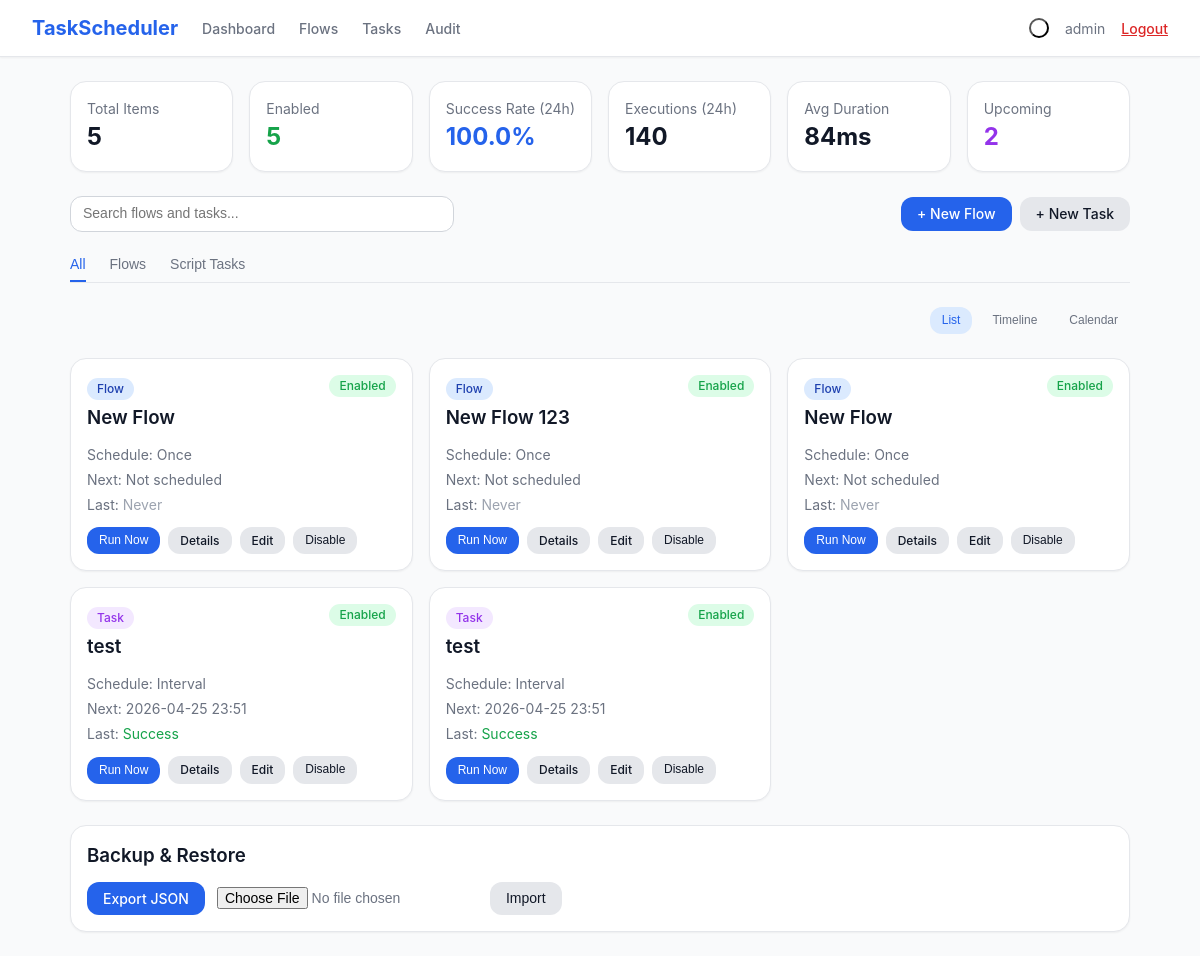
Page / (signed in) on the earlier database version.
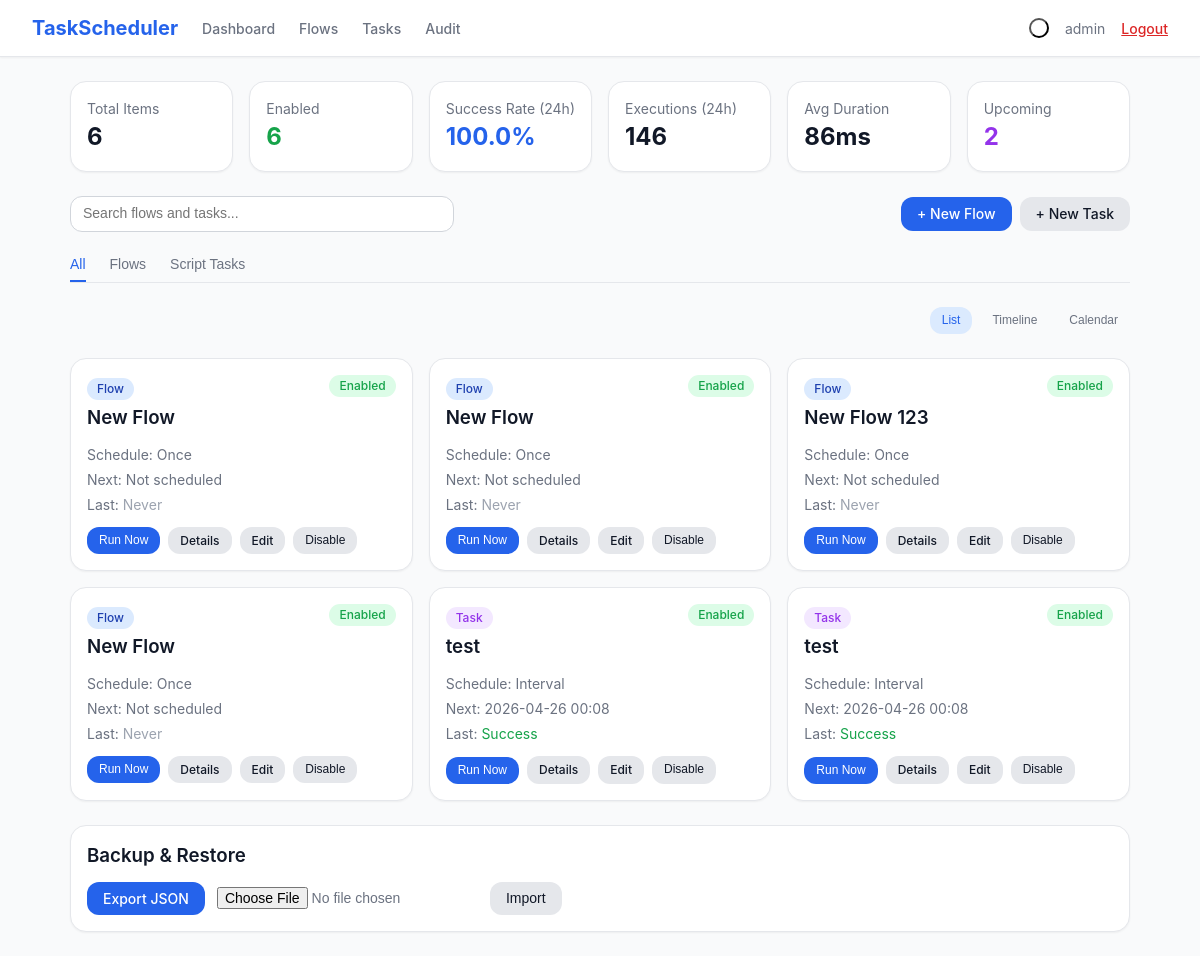
Same page on the later database version.
### models.py (models this page shows, shortened)
class Flow(db.Model):
    __tablename__ = 'flows'
    id = db.Column(db.Integer, primary_key=True)
    name = db.Column(db.String(200), nullable=False)
    schedule_type = db.Column(db.String(50), nullable=False)
    schedule_config = db.Column(db.Text, default='{}')
    enabled = db.Column(db.Boolean, default=True)
    nodes = db.Column(db.Text, default='[]')
    connections = db.Column(db.Text, default='[]')
    timeout_seconds = db.Column(db.Integer, default=30)
    max_retries = db.Column(db.Integer, default=0)
    last_run_time = db.Column(db.DateTime, nullable=True)
    last_run_status = db.Column(db.String(20), nullable=True)
    last_run_output = db.Column(db.Text, nullable=True)
    last_run_node_errors = db.Column(db.Text, default='{}')
    next_run_time = db.Column(db.DateTime, nullable=True)
    created_at = db.Column(db.DateTime, default=datetime.utcnow)
    updated_at = db.Column(db.DateTime, default=datetime.utcnow, onupdate=datetime.utcnow)

class Task(db.Model):
    __tablename__ = 'tasks'
    id = db.Column(db.Integer, primary_key=True)
    name = db.Column(db.String(200), nullable=False)
    script_path = db.Column(db.String(500), nullable=True)
    schedule_type = db.Column(db.String(50), nullable=False)
    schedule_config = db.Column(db.Text, default='{}')
    enabled = db.Column(db.Boolean, default=True)
    timeout_seconds = db.Column(db.Integer, default=30)
    env_vars = db.Column(db.Text, default='{}')
    cli_args = db.Column(db.Text, default='')
    tags = db.Column(db.String(500), default='')
    max_retries = db.Column(db.Integer, default=0)
    max_instances = db.Column(db.Integer, default=1)
    last_run_time = db.Column(db.DateTime, nullable=True)
    last_run_status = db.Column(db.String(20), nullable=True)
    last_run_output = db.Column(db.Text, nullable=True)
    next_run_time = db.Column(db.DateTime, nullable=True)
    created_at = db.Column(db.DateTime, default=datetime.utcnow)
    updated_at = db.Column(db.DateTime, default=datetime.utcnow, onupdate=datetime.utcnow)

### app.py (the view)
@app.route('/')
@login_required
def dashboard():
    total_items = Task.query.count() + Flow.query.count()
    enabled_items = Task.query.filter_by(enabled=True).count() + Flow.query.filter_by(enabled=True).count()
    last_24h = datetime.utcnow() - timedelta(hours=24)
    recent_logs = ExecutionLog.query.filter(ExecutionLog.run_time >= last_24h).all()
    success_count = sum(1 for l in recent_logs if l.status == 'success')
    total_recent = len(recent_logs)
    success_rate = round((success_count / total_recent * 100), 1) if total_recent > 0 else 0
    avg_duration = 0
    if recent_logs:
        durations = [l.duration_ms for l in recent_logs if l.duration_ms]
        avg_duration = round(sum(durations) / len(durations), 0) if durations else 0
    upcoming_tasks = Task.query.filter(Task.next_run_time >= datetime.utcnow()).order_by(Task.next_run_time).limit(5).all()
    upcoming_flows = Flow.query.filter(Flow.next_run_time >= datetime.utcnow()).order_by(Flow.next_run_time).limit(5).all()
    all_tasks = Task.query.order_by(Task.created_at.desc()).all()
    all_flows = Flow.query.order_by(Flow.created_at.desc()).all()
    calendar_tasks = Task.query.filter(Task.enabled == True, Task.next_run_time != None).all()
    calendar_flows = Flow.query.filter(Flow.enabled == True, Flow.next_run_time != None).all()
    return render_template('dashboard.html',
        total_items=total_items,
        enabled_items=enabled_items,
        success_rate=success_rate,
        executions_24h=total_recent,
        avg_duration=int(avg_duration),
        upcoming_tasks=upcoming_tasks,
        upcoming_flows=upcoming_flows,
        tasks=all_tasks,
        flows=all_flows,
        calendar_tasks=calendar_tasks,
        calendar_flows=calendar_flows
    )

### app.py (called while the page is built)
def login_required(f):
    @wraps(f)
    def decorated_function(*args, **kwargs):
        if 'user_id' not in session:
            if request.is_json or request.path.startswith('/api/'):
                return jsonify({'error': 'Unauthorized'}), 401
            return redirect(url_for('login'))
        return f(*args, **kwargs)
    return decorated_function

### templates/dashboard.html (shortened to what this page needs)
{% extends "base.html" %}
{% block content %}
<div class="space-y-6">
    <div class="grid grid-2 md-grid-3 lg-grid-6 gap-4">
        <div class="card p-4">
            <div class="text-sm text-muted">Total Items</div>
            <div class="text-2xl font-bold text-body">{{ total_items }}</div>
        </div>
        <div class="card p-4">
            <div class="text-sm text-muted">Enabled</div>
            <div class="text-2xl font-bold text-green">{{ enabled_items }}</div>
        </div>
        <div class="card p-4">
            <div class="text-sm text-muted">Success Rate (24h)</div>
            <div class="text-2xl font-bold text-primary">{{ success_rate }}%</div>
        </div>
        <div class="card p-4">
            <div class="text-sm text-muted">Executions (24h)</div>
            <div class="text-2xl font-bold text-body">{{ executions_24h }}</div>
        </div>
        <div class="card p-4">
            <div class="text-sm text-muted">Avg Duration</div>
            <div class="text-2xl font-bold text-body">{{ avg_duration }}ms</div>
        </div>
        <div class="card p-4">
            <div class="text-sm text-muted">Upcoming</div>
            <div class="text-2xl font-bold text-purple">{{ upcoming_tasks|length + upcoming_flows|length }}</div>
        </div>
    </div>
    <div class="flex flex-col sm-flex-row gap-4 items-center justify-between">
        <div class="relative w-full sm-w-96">
            <input type="text" id="searchInput" placeholder="Search flows and tasks..."
                class="form-input pl-10"
                onkeyup="handleSearch(this.value)">
        </div>
        <div class="flex gap-2">
            <a href="{{ url_for('flow_new') }}" class="btn btn-primary">+ New Flow</a>
            <a href="{{ url_for('task_new') }}" class="btn btn-secondary">+ New Task</a>
        </div>
    </div>
    <div class="tabs">
        <button onclick="switchTab('all')" id="tab-all" class="tab active">All</button>
        <button onclick="switchTab('flows')" id="tab-flows" class="tab">Flows</button>
        <button onclick="switchTab('tasks')" id="tab-tasks" class="tab">Script Tasks</button>
    </div>
    <div class="flex justify-end gap-2">
        <button onclick="switchView('list')" id="view-list" class="btn btn-sm" style="background:var(--bg-primary-100);color:var(--text-primary)">List</button>
        <button onclick="switchView('timeline')" id="view-timeline" class="btn btn-ghost btn-sm">Timeline</button>
        <button onclick="switchView('calendar')" id="view-calendar" class="btn btn-ghost btn-sm">Calendar</button>
    </div>
    <div id="view-list-content" class="view-content">
        <div class="grid grid-2 lg-grid-3 gap-4" id="itemsGrid">
            {% for flow in flows %}
            <div class="card p-4 item-card" data-type="flow" data-name="{{ flow.name|lower }}">
                <div class="flex items-start justify-between mb-3">
                    <div>
                        <span class="badge badge-blue">Flow</span>
                        <h3 class="font-semibold text-body mt-1">{{ flow.name }}</h3>
                    </div>
                    <span class="badge {% if flow.enabled %}badge-green{% else %}badge-gray{% endif %}">
                        {{ 'Enabled' if flow.enabled else 'Disabled' }}
                    </span>
                </div>
                <div class="text-sm text-muted space-y-1 mb-3">
                    <div>Schedule: {{ flow.schedule_type|title }}</div>
                    <div>Next: {{ flow.next_run_time.strftime('%Y-%m-%d %H:%M') if flow.next_run_time else 'Not scheduled' }}</div>
                    <div>Last: <span class="{% if flow.last_run_status == 'success' %}text-green{% elif flow.last_run_status == 'failed' %}text-red{% else %}text-light{% endif %}">{{ flow.last_run_status|title if flow.last_run_status else 'Never' }}</span></div>
                </div>
                <div class="flex gap-2 flex-wrap">
                    <button onclick="runFlow({{ flow.id }})" class="btn btn-primary btn-sm">Run Now</button>
                    <a href="{{ url_for('flow_detail', id=flow.id) }}" class="btn btn-secondary btn-sm">Details</a>
                    <a href="{{ url_for('flow_edit', id=flow.id) }}" class="btn btn-secondary btn-sm">Edit</a>
                    <button onclick="toggleFlow({{ flow.id }}, this)" class="btn btn-secondary btn-sm">{{ 'Disable' if flow.enabled else 'Enable' }}</button>
                </div>
            </div>
            {% endfor %}
            {% for task in tasks %}
            <div class="card p-4 item-card" data-type="task" data-name="{{ task.name|lower }}">
                <div class="flex items-start justify-between mb-3">
                    <div>
                        <span class="badge badge-purple">Task</span>
                        <h3 class="font-semibold text-body mt-1">{{ task.name }}</h3>
                    </div>
                    <span class="badge {% if task.enabled %}badge-green{% else %}badge-gray{% endif %}">
                        {{ 'Enabled' if task.enabled else 'Disabled' }}
                    </span>
                </div>
                <div class="text-sm text-muted space-y-1 mb-3">
                    <div>Schedule: {{ task.schedule_type|title }}</div>
                    <div>Next: {{ task.next_run_time.strftime('%Y-%m-%d %H:%M') if task.next_run_time else 'Not scheduled' }}</div>
                    <div>Last: <span class="{% if task.last_run_status == 'success' %}text-green{% elif task.last_run_status == 'failed' %}text-red{% else %}text-light{% endif %}">{{ task.last_run_status|title if task.last_run_status else 'Never' }}</span></div>
                </div>
                <div class="flex gap-2 flex-wrap">
                    <form method="POST" action="{{ url_for('task_run', id=task.id) }}" class="inline">
                        <button type="submit" class="btn btn-primary btn-sm">Run Now</button>
                    </form>
                    <a href="{{ url_for('task_detail', id=task.id) }}" class="btn btn-secondary btn-sm">Details</a>
                    <a href="{{ url_for('task_edit', id=task.id) }}" class="btn btn-secondary btn-sm">Edit</a>
                    <button onclick="toggleTask({{ task.id }}, this)" class="btn btn-secondary btn-sm">{{ 'Disable' if task.enabled else 'Enable' }}</button>
                </div>
            </div>
            {% endfor %}
        </div>
    </div>
    <div class="card p-4">
        <h3 class="font-semibold text-body mb-3">Backup & Restore</h3>
        <div class="flex gap-3 flex-wrap">
            <a href="{{ url_for('export_data') }}" class="btn btn-primary">Export JSON</a>
            <form method="POST" action="{{ url_for('import_data') }}" enctype="multipart/form-data" class="flex items-center gap-2">
                <input type="file" name="file" accept=".json" required class="text-sm text-muted">
                <button type="submit" class="btn btn-secondary">Import</button>
            </form>
        </div>
    </div>
</div>
{% endblock %}

### templates/base.html (shortened to what this page needs)
<!DOCTYPE html>
<html lang="en" class="{% if request.cookies.get('theme') == 'dark' %}dark{% endif %}">
<head>
    <link rel="stylesheet" href="{{ url_for('static', filename='css/style.css') }}">
</head>
<body class="page">
    {% if session.user_id %}
    <nav class="navbar">
        <div class="container flex items-center justify-between h-14">
            <div class="flex items-center gap-6">
                <a href="{{ url_for('dashboard') }}" class="nav-brand">TaskScheduler</a>
                <a href="{{ url_for('dashboard') }}" class="nav-link">Dashboard</a>
                <a href="{{ url_for('flows_list') }}" class="nav-link">Flows</a>
                <a href="{{ url_for('tasks_list') }}" class="nav-link">Tasks</a>
                <a href="{{ url_for('audit_log') }}" class="nav-link">Audit</a>
            </div>
            <div class="nav-actions">
                <button onclick="toggleTheme()" class="btn-ghost p-2 rounded-lg" title="Toggle theme">
                </button>
                <span class="text-sm text-muted">{{ session.username }}</span>
                <a href="{{ url_for('logout') }}" class="text-sm font-medium text-red">Logout</a>
            </div>
        </div>
    </nav>
    {% endif %}
    <main class="main container">
        {% block content %}{% endblock %}
    </main>
</body>
</html>

Differences in the rows shown:
added Flow: name "New Flow", enabled "Enabled", schedule_type "Once", next_run_time "Not scheduled", last_run_status "Never", enabled "Disable"
changed Task (number 1 of 2 on the later page): next_run_time "2026-04-25 23:51" → "2026-04-26 00:08"
changed Task (number 2 of 2 on the later page): next_run_time "2026-04-25 23:51" → "2026-04-26 00:08"
Other differences:
{{ total_items }}: "5" → "6"
{{ enabled_items }}: "5" → "6"
{{ executions_24h }}: "140" → "146"
{{ avg_duration }}: "84" → "86"
